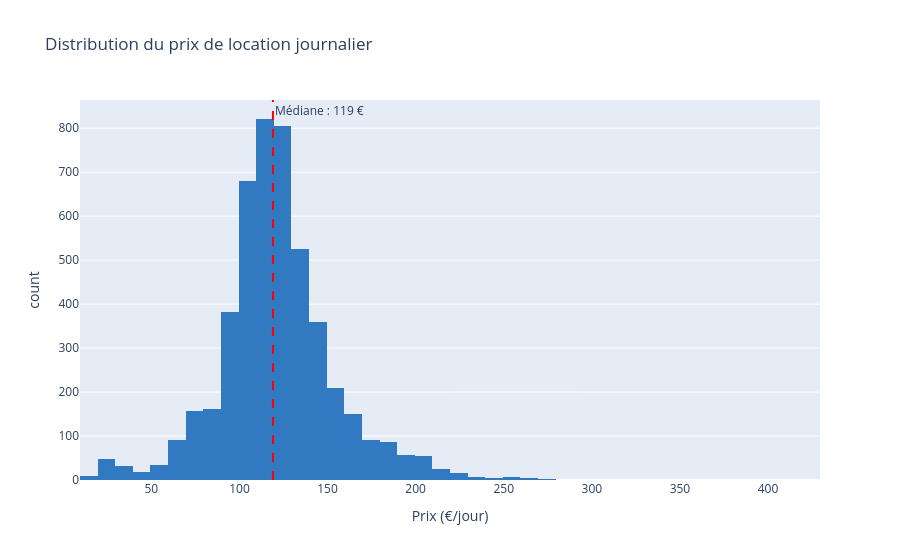

This figure's notebook cell:
### Code cell
fig = px.histogram(df_price, x='rental_price_per_day', nbins=50,
                   title='Distribution du prix de location journalier',
                   labels={'rental_price_per_day': 'Prix (€/jour)'},
                   color_discrete_sequence=['#317AC1'])
fig.add_vline(x=df_price['rental_price_per_day'].median(), line_dash='dash', line_color='red',
              annotation_text=f'Médiane : {df_price["rental_price_per_day"].median():.0f} €')
fig.show()

### Figure 1 — Plotly figure (JSON) as saved in the notebook; plotly's stock layout.template omitted (floating-point values rounded to 4 significant figures; data arrays with more than 128 entries replaced by an {"elided": "..."} marker saying what was removed)
{"data": [{"bingroup": "x", "hovertemplate": "Prix (€/jour)=%{x}<br>count=%{y}<extra></extra>", "legendgroup": "", "marker": {"color": "#317AC1", "pattern": {"shape": ""}}, "name": "", "nbinsx": 50, "orientation": "v", "showlegend": false, "type": "histogram", "x": {"elided": "4843 int values"}, "xaxis": "x", "yaxis": "y"}], "layout": {"annotations": [{"showarrow": false, "text": "Médiane : 119 €", "x": 119, "xanchor": "left", "xref": "x", "y": 1, "yanchor": "top", "yref": "y domain"}], "barmode": "relative", "legend": {"tracegroupgap": 0}, "shapes": [{"line": {"color": "red", "dash": "dash"}, "type": "line", "x0": 119, "x1": 119, "xref": "x", "y0": 0, "y1": 1, "yref": "y domain"}], "title": {"text": "Distribution du prix de location journalier"}, "xaxis": {"anchor": "y", "domain": [0, 1], "title": {"text": "Prix (€/jour)"}}, "yaxis": {"anchor": "x", "domain": [0, 1], "title": {"text": "count"}}}}
